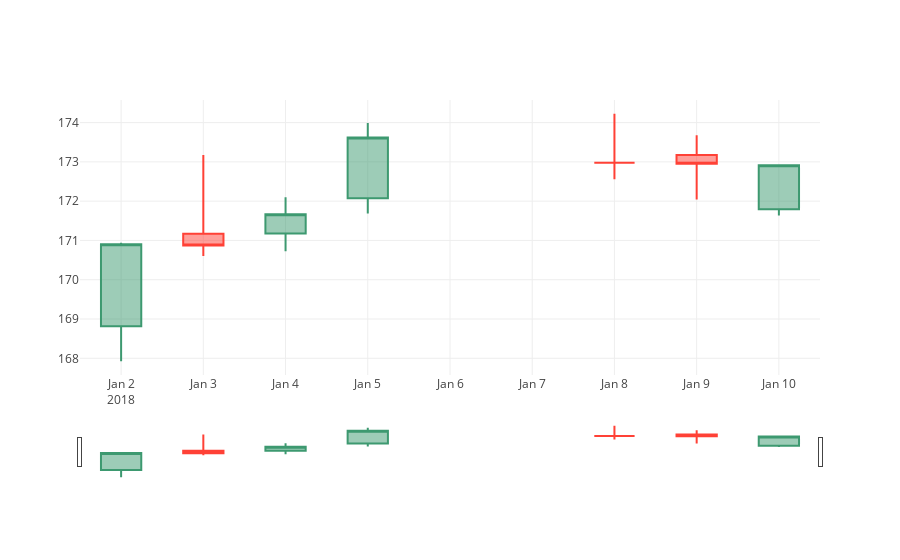

The notebook cell this image was saved under:
### Markdown cell above
**Plot the candlesticks**

The plot has the following components:

* A bounding box whose y values represent the range between the stock's open and close prices
* A green box represents a higher close value than open (i.e. stock price went up that day)
* The box is red when the stock closed lower
* The vertical lines (bars above and below the box) show the range of intra-day high and low prices
* The vertical lines are capped at the top by horizontal lines called whiserks. By default, the width of the whisker is 0 which is why we don't see them

Notice that a slider appears by default along the X axis

### Code cell
data = [trace]

offline.iplot(data)

### Figure 1 — Plotly figure (JSON) as saved in the notebook; plotly's stock layout.template omitted (floating-point values rounded to 4 significant figures)
{"data": [{"close": [170.9, 170.9, 171.7, 173.6, 173.0, 173.0, 172.9], "high": [170.9, 173.2, 172.1, 174.0, 174.2, 173.7, 172.9], "low": [167.9, 170.6, 170.7, 171.7, 172.6, 172.0, 171.6], "open": [168.8, 171.2, 171.2, 172.1, 173.0, 173.2, 171.8], "type": "candlestick", "uid": "0cf22898-9b9c-11e8-b560-6030d4660e22", "x": ["2018-01-02", "2018-01-03", "2018-01-04", "2018-01-05", "2018-01-08", "2018-01-09", "2018-01-10"]}], "layout": {}}
